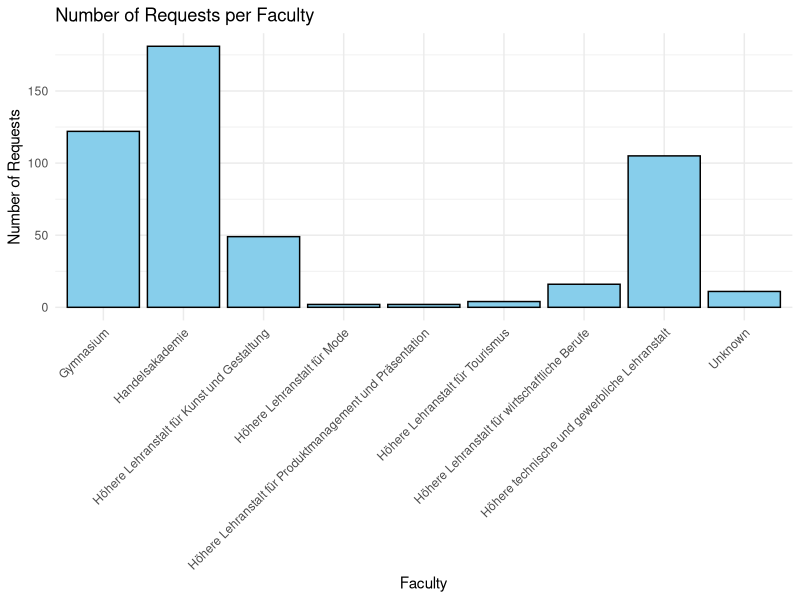
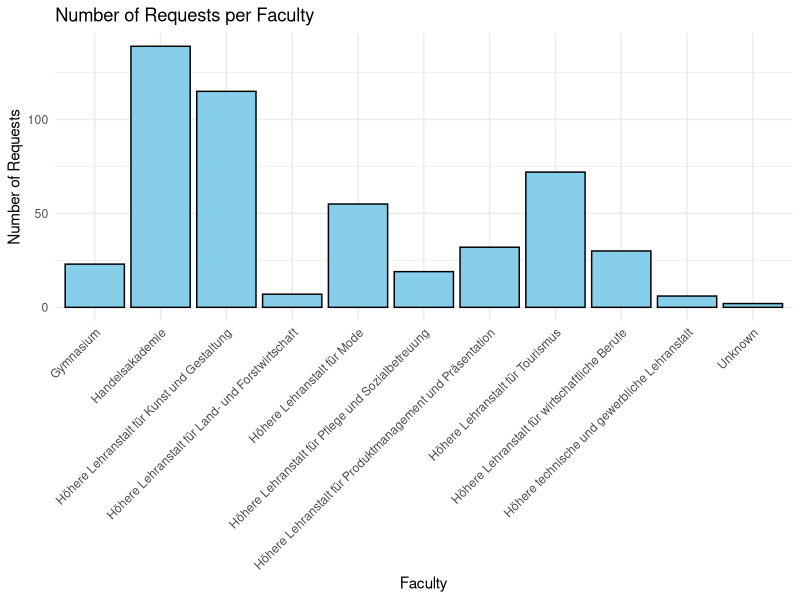
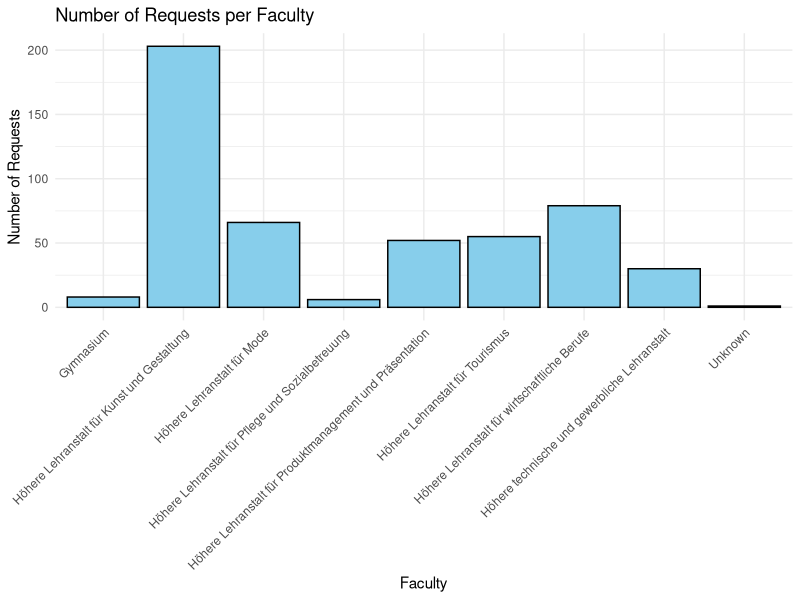

Here is the R script that generated these plots, in order:
## ---- chunk 1
# Load necessary package
library(ggplot2)
library(pwr)

# Beispiel: 15 Gruppen, mittlerer Effekt, 0.05 Signifikanzniveau, 0.8 Power
pwr.chisq.test(w = 0.3, df = 14, sig.level = 0.05, power = 0.8)

# Read the CSV file
data1 <- read.csv("school_responses.csv")
data2 <- read.csv("school_responses_openai_gpt-4o-mini_500requests_20250513_144843.csv")
data3 <- read.csv("school_responses_openai_gpt-4o-mini_500.csv")

# Create a bar chart of faculty frequencies
ggplot(data1, aes(x = school)) +
  geom_bar(fill = "skyblue", color = "black") +
  theme_minimal() +
  labs(title = "Number of Requests per Faculty",
       x = "Faculty",
       y = "Number of Requests") +
  theme(axis.text.x = element_text(angle = 45, hjust = 1))

# Create a bar chart of faculty frequencies
ggplot(data2, aes(x = school)) +
  geom_bar(fill = "skyblue", color = "black") +
  theme_minimal() +
  labs(title = "Number of Requests per Faculty",
       x = "Faculty",
       y = "Number of Requests") +
  theme(axis.text.x = element_text(angle = 45, hjust = 1))

# Create a bar chart of faculty frequencies
ggplot(data3, aes(x = school)) +
  geom_bar(fill = "skyblue", color = "black") +
  theme_minimal() +
  labs(title = "Number of Requests per Faculty",
       x = "Faculty",
       y = "Number of Requests") +
  theme(axis.text.x = element_text(angle = 45, hjust = 1))
